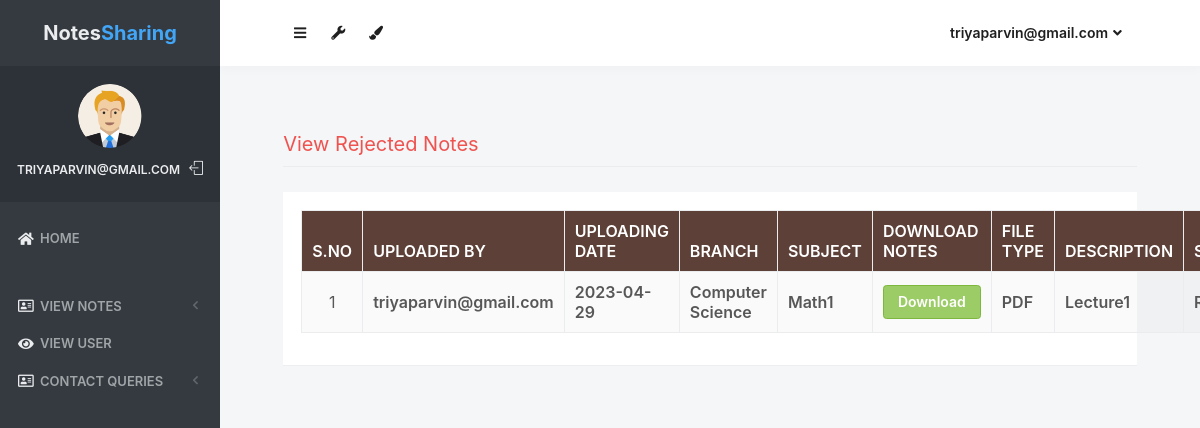
/rejected_notes (signed in), run on the app's committed database.
### notes/models.py (models this page shows, shortened)
class Notes(models.Model):
    user = models.ForeignKey(User,on_delete=models.CASCADE)
    uploadingdate = models.CharField(max_length=30)
    branch = models.CharField(max_length=30)
    subject = models.CharField(max_length=30)
    notesfile = models.FileField(null=True)
    filetype = models.CharField(max_length=30)
    description = models.CharField(max_length=200, null=True)
    status = models.CharField(max_length=15)

### notes/views.py (the view)
# urls.py: path('rejected_notes', rejected_notes, name='rejected_notes'),
def rejected_notes(request):
    if not request.user.is_authenticated:
        return redirect('login_admin')
    notes = Notes.objects.filter(status = "Reject")
    d = {'notes':notes}
    return render(request, 'rejected_notes.html',d)

### notes/templates/rejected_notes.html (shortened to what this page needs)
{% load static %}
<html lang="en" class="no-focus">
    <head>
        <link rel="stylesheet" href="{% static 'js/plugins/datatables/dataTables.bootstrap4.min.css' %}">
        <link rel="stylesheet" id="css-main" href="{% static 'css1/codebase.min.css' %}">
    </head>
    <body>
        <div id="page-container" class="sidebar-o sidebar-inverse side-scroll page-header-fixed main-content-narrow">
         {% include "sidebar.html" %}
            {% include "admin_nav.html" %}
            <main id="main-container">
                <div class="content">
                    <h2 class="content-heading text-danger">View Rejected Notes</h2>
                    <div class="block">
                        <div class="block-content block-content-full">
                            <table class="table table-bordered table-striped table-vcenter js-dataTable-full-pagination">
                                <thead class="text-white" style="background-color : #5d4037;">
                                    <tr>
                                        <th class="text-center">S.No</th>
                                        <th class="d-none d-sm-table-cell">Uploaded By</th>
                                        <th class="d-none d-sm-table-cell">Uploading Date</th>
                                        <th class="d-none d-sm-table-cell">Branch</th>
                                        <th class="d-none d-sm-table-cell">Subject</th>
                                        <th class="d-none d-sm-table-cell">Download Notes</th>
                                        <th class="d-none d-sm-table-cell">File Type</th>
                                        <th class="d-none d-sm-table-cell">Description</th>
                                        <th class="d-none d-sm-table-cell">Status</th>
                                    </tr>
                                </thead>
                                {% for i in notes %}
                                <tbody>
                                    <tr>
                                        <td class="text-center">{{forloop.counter}}</td>
                                        <td class="font-w600">{{i.user.username}}</td>
					<td class="font-w600">{{i.uploadingdate}}</td>
					<td class="font-w600">{{i.branch}}</td>
					<td class="font-w600">{{i.subject}}</td>
					<td class="font-w600"><a href="{{i.notesfile.url}}" class="btn btn-success" download>Download</a></td>
					<td class="font-w600">{{i.filetype}}</td>
					<td class="font-w600">{{i.description}}</td>
					<td class="font-w600">{{i.status}}</td>
                                    </tr>
                                        {% endfor %}
                                </tbody>
                            </table>
                        </div>
                    </div>
                </div>
            </main>
        </div>
 <link rel="stylesheet" href="https://use.fontawesome.com/releases/v5.6.3/css/all.css">
    </body>
</html>

### notes/templates/sidebar.html (shortened to what this page needs)
{% load static %}
   <nav id="sidebar">
                <div id="sidebar-scroll">
                    <div class="sidebar-content">
                        <div class="content-header content-header-fullrow px-15">
                            <div class="content-header-section text-center align-parent sidebar-mini-hidden">
                                <div class="content-header-item">
                                    <a class="link-effect font-w700" href="{% url 'admin_home' %}">
                                           <span class="font-size-xl text-dual-primary-dark">Notes</span><span class="font-size-xl text-primary">Sharing</span>
                                    </a>
                                </div>
                            </div>
                        </div>
                        <div class="content-side content-side-full content-side-user px-10 align-parent">
                            <div class="sidebar-mini-hidden-b text-center">
                                <a class="img-link" href="be_pages_generic_profile.html">
                                    <img class="img-avatar" src="{% static 'img/avatars/user1.png' %}" alt="">
                                </a>
                                <ul class="list-inline mt-10">
                                    <li class="list-inline-item">
                                        <a class="link-effect text-dual-primary-dark font-size-xs font-w600 text-uppercase" href="{% url 'admin_home' %}">{{ request.user.username }}</a>
                                    </li>
                                    <li class="list-inline-item">
                                        <a class="link-effect text-dual-primary-dark" href="{% url 'logout' %}">
                                            <i class="si si-logout"></i>
                                        </a>
                                    </li>
                                </ul>
                            </div>
                        </div>
                        <div class="content-side content-side-full">
                            <ul class="nav-main">
                                <li class="open">
                                    <a href="{% url 'admin_home' %}"><i class="fas fa-home"></i><span class="sidebar-mini-hide">Home</span></a>
                                </li>
                                <li class="nav-main-heading"><span class="sidebar-mini-visible">UI</span></li>
                                <li>
                                    <a class="nav-submenu" data-toggle="nav-submenu"><i class="far fa-address-card"></i>View Notes</a>
                                </li>
                                <li>
                                    <a  href="{% url 'view_users' %}"><i class="fas fa-eye"></i><span class="sidebar-mini-hide">View User</span></a>
                                </li>
                                <li>
                                    <a class="nav-submenu" data-toggle="nav-submenu"><i class="far fa-address-card"></i>Contact Queries</a>
                                </li>
                           </ul>
                        </div>
                    </div>
                </div>
            </nav>

### notes/templates/admin_nav.html (shortened to what this page needs)
{% load static %}
            <header id="page-header">
                <div class="content-header">
                    <div class="content-header-section">
                        <button type="button" class="btn btn-circle btn-dual-secondary" data-toggle="layout" data-action="sidebar_toggle">
                            <i class="fa fa-navicon"></i>
                        </button>
                        <div class="btn-group" role="group">
                            <button type="button" class="btn btn-circle btn-dual-secondary" id="page-header-options-dropdown" data-toggle="dropdown" aria-haspopup="true" aria-expanded="false">
                                <i class="fa fa-wrench"></i>
                            </button>
                        </div>
                        <div class="btn-group" role="group">
                            <button type="button" class="btn btn-circle btn-dual-secondary" id="page-header-themes-dropdown" data-toggle="dropdown" aria-haspopup="true" aria-expanded="false">
                                <i class="fa fa-paint-brush"></i>
                            </button>
                        </div>
                    </div>
                    <div class="content-header-section">
                        <div class="btn-group" role="group">
                            <button type="button" class="btn btn-rounded btn-dual-secondary" id="page-header-user-dropdown" data-toggle="dropdown" aria-haspopup="true" aria-expanded="false">
                                {{ request.user.username}}<i class="fa fa-angle-down ml-5"></i>
                            </button>
                        </div>
                    </div>
                </div>
            </header>

### data on the page
Notes: user.username "triyaparvin@gmail.com", uploadingdate "2023-04-29", branch "Computer Science", subject "Math1", filetype "PDF", description "Lecture1"

### other printed values
{{ request.user.username }} "TRIYAPARVIN@GMAIL.COM"
{{ request.user.username }} "triyaparvin@gmail.com"
